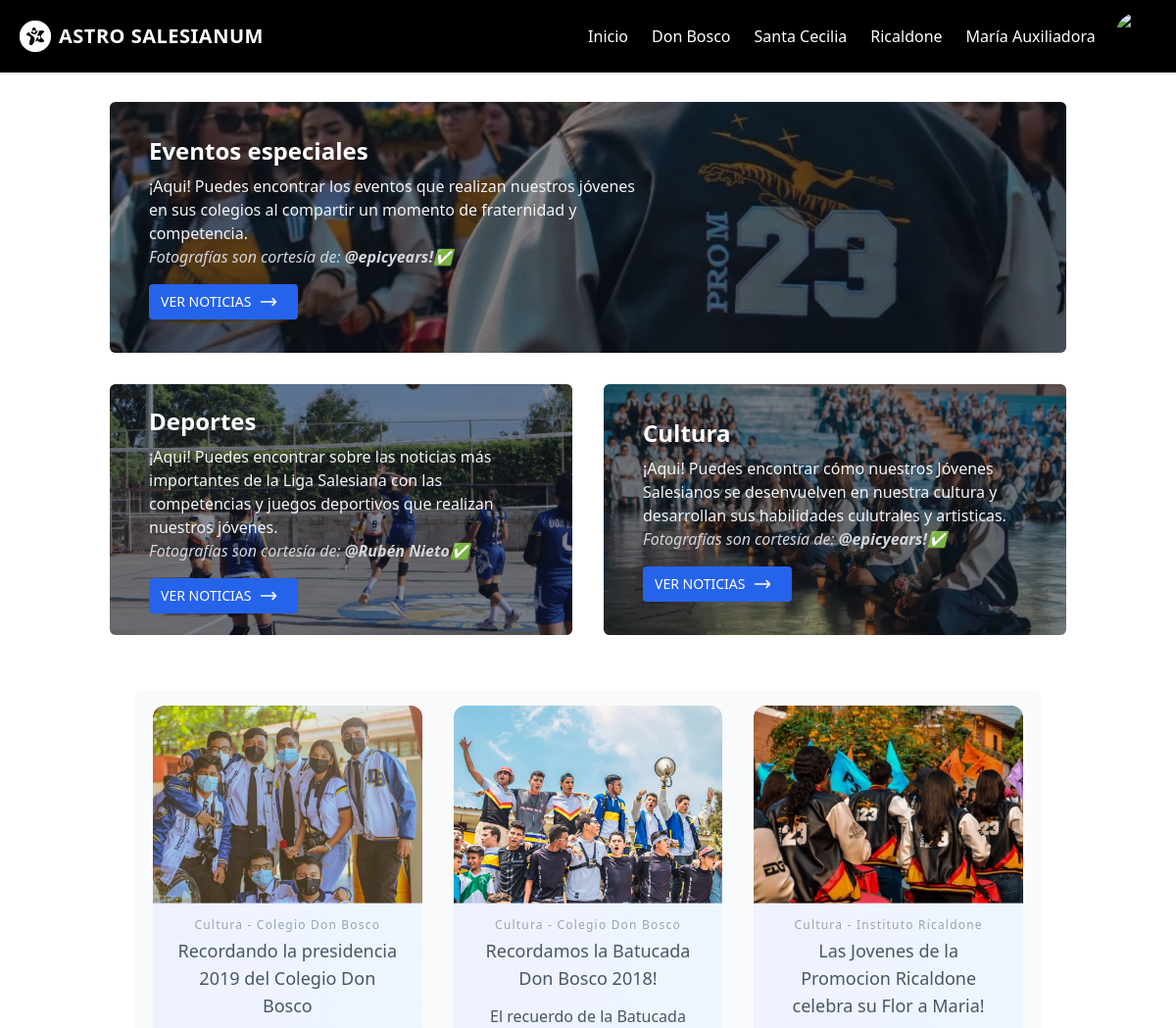
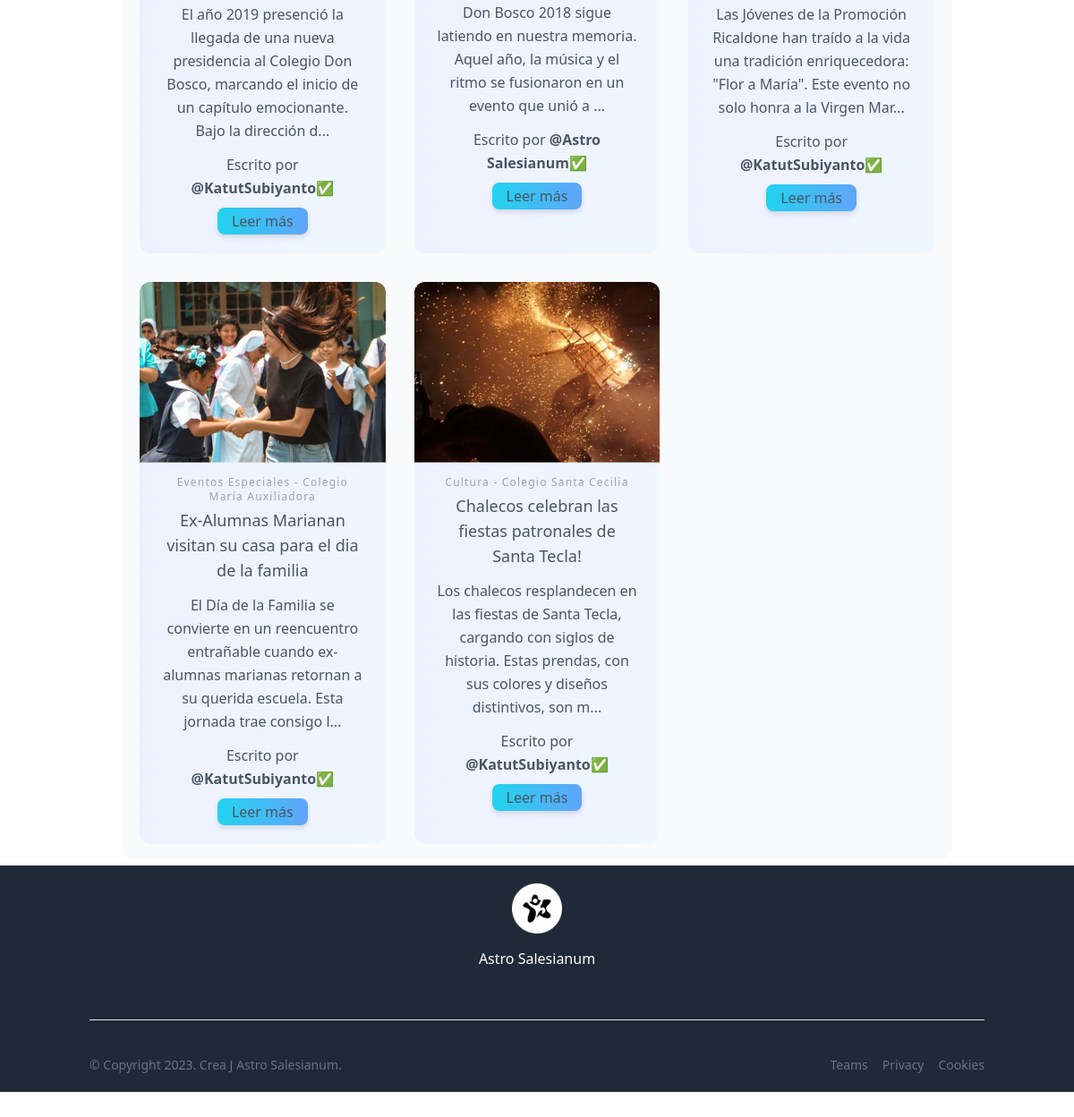
Screenshot of /src/newindex.php (signed in) with the database file from the repository (2 pictures, top to bottom).
### tables this page shows
CREATE TABLE `news` (
  `id_news` int(11) NOT NULL,
  `id_reporter` varchar(100) DEFAULT NULL,
  `main_image` text DEFAULT NULL,
  `photographer` varchar(100) NOT NULL,
  `headline` text NOT NULL,
  `drophead` text NOT NULL,
  `date` date NOT NULL,
  `BodyOne` text NOT NULL,
  `BodyTwo` text NOT NULL,
  `BodyThree` text NOT NULL,
  `BodyFour` text NOT NULL,
  `school` text NOT NULL,
  `Category` text NOT NULL,
  `State` text NOT NULL
);

CREATE TABLE `reporter` (
  `Email` varchar(100) NOT NULL,
  `ProfileImage` text NOT NULL,
  `Password` varchar(100) NOT NULL,
  `Name` varchar(110) NOT NULL,
  `LastName` varchar(110) NOT NULL,
  `PhoneNumber` char(14) NOT NULL,
  `ROL` int(11) NOT NULL
);

### src/newindex.php (the view, shortened to what the rows shown need)
<?php
if (isset($_SESSION["Email"])) {
    include('./PHP/conexion.php');
      $conexion = new mysqli($host,$user,$password,$bd);
} else {
    header("Location: ./Login.php");
    exit();
}
$sql_all = true;
?>
<!DOCTYPE html>
<html lang="en">
<head>
  <link rel="stylesheet" href="../Public/tailwind.css" />
  <link rel="stylesheet" href="./css/ProfileImage.css">
  <link rel="stylesheet" href="../Public/boton.css">
  <link rel="stylesheet" href="../Public/menu.css">
  <link rel="stylesheet" href="https://cdnjs.cloudflare.com/ajax/libs/material-design-icons/3.0.1/iconfont/material-icons.min.css" />
  <link rel="stylesheet" href="../Public/boton.css">
</head>
<body>
<nav class="flex items-center bg-black p-3 flex-wrap fixed top-0 w-full" style="z-index: 1000;">
    </nav><br><br><br>
                      <form action="" method="post">
                      <?php
if(isset($_POST['Special'])){
  $sql_all = false;
  $category = "Eventos Especiales";
  $special = true;
  $everything = false;
  $sports = false;
  $culture = false;
?>
<section class="my-8
">
                              <div class="container mx-auto px-6 mt-10">
<div class="h-64 mt-10 rounded-md overflow-hidden bg-cover bg-center" style="background-image: url('../img/eventsrical.jpg')">
                                      <div class="bg-gray-900 bg-opacity-50 flex items-center h-full">
                                          <div class="px-10 max-w-xl">
                                              <h2 class="text-2xl text-white font-semibold">Eventos especiales</h2>
                                              <p class="mt-2 text-gray-100">¡Aqui! Puedes encontrar los eventos que realizan nuestros jóvenes en sus colegios al compartir un momento de fraternidad y competencia.</p> <i class="text-gray-300">Fotografías son cortesía de: <a href="https://www.instagram.com/epicyears/"><b>@epicyears!✅</b></a></i>
                                              <button name="Everything" class="flex items-center mt-4 px-3 py-2 bg-red-600 text-white text-sm uppercase font-medium rounded hover:bg-red-500 focus:outline-none focus:bg-red-500">
                                                  <span>Regresar</span>
                                              </button>
                                          </div>
                                      </div>
                                  </div>
                                  </div>
</section>
                                  <?php
}else if(isset($_POST['Sports'])){
  $sql_all = false;
  $category = "Deportes";
  $sports = true;
  $special = false;
  $everything = false;
  $culture = false;
        ?>
          <section class="my-8">
            <div class="container mx-auto px-6">
              <div class="h-64 rounded-md overflow-hidden bg-cover bg-center" style="background-image: url('../img/SportsBKG.jpg')">
                <div class="bg-gray-900 bg-opacity-50 flex items-center h-full">
                  <div class="px-10 max-w-xl">
                    <h2 class="text-2xl text-white font-semibold">Deportes</h2>
                    <p class="mt-2 text-gray-100">¡Aqui! Puedes encontrar sobre las noticias más importantes de la Liga Salesiana con las competencias y juegos deportivos que realizan nuestros jóvenes.</p> <i class="text-gray-300">Fotografías son cortesía de: <a href="https://www.instagram.com/rubnniett_/"><b>@Rubén Nieto✅</b></a></i>
                    <button name="Everything" class="flex items-center mt-4 px-3 py-2 bg-red-600 text-white text-sm uppercase font-medium rounded hover:bg-red-500 focus:outline-none focus:bg-red-500">
                      <span>Regresar</span>
                    </button>
                  </div>
                </div>
              </div>
            </div>
          </section>
        <?php
}else if(isset($_POST['Culture'])){
  $sql_all = false;
  $category = "Cultura";
  $sports = false;
  $special = false;
  $everything = false;
  $culture = true;
?>
<section class="my-8">
                              <div class="container mx-auto px-6">
<div class="h-64 rounded-md overflow-hidden bg-cover bg-center" style="background-image: url('../img/mariaculture.jpg')">
                                      <div class="bg-gray-900 bg-opacity-50 flex items-center h-full">
                                          <div class="px-10 max-w-xl">
                                              <h2 class="text-2xl text-white font-semibold">Cultura</h2>
                                              <p class="mt-2 text-gray-100">¡Aqui! Puedes encontrar cómo nuestros Jóvenes Salesianos se desenvuelven en nuestra cultura y desarrollan sus habilidades culutrales y artisticas.</p> <i class="text-gray-300">Fotografías son cortesía de: <a href="https://www.instagram.com/epicyears/"><b>@epicyears!✅</b></a></i>
                                              <button name="Everything" class="flex items-center mt-4 px-3 py-2 bg-red-600 text-white text-sm uppercase font-medium rounded hover:bg-red-500 focus:outline-none focus:bg-red-500">
                                                  <span>Regresar</span>
                                              </button>
                                          </div>
                                      </div>
                                  </div>
                                  </div>
</section>
                                  <?php
}else if(isset($_POST['Everything'])){
  $sql_all = true;
  $sports = false;
  $special = false;
  $everything = true;
  $culture = false;
?>
<section class="my-8">
                              <div class="container mx-auto px-6">
                                  <div class="h-64 rounded-md overflow-hidden bg-cover bg-center" style="background-image: url('../img/eventsrical.jpg')">
                                      <div class="bg-gray-900 bg-opacity-50 flex items-center h-full">
                                          <div class="px-10 max-w-xl">
                                              <h2 class="text-2xl text-white font-semibold">Eventos especiales</h2>
                                              <p class="mt-2 text-gray-100">¡Aqui! Puedes encontrar los eventos que realizan nuestros jóvenes en sus colegios al compartir un momento de fraternidad y competencia.</p>
                                              <i class="text-gray-300">Fotografías son cortesía de: <a href="https://www.instagram.com/epicyears/"><b>@epicyears!✅</b></a></i>
                                              <button name="Special" class="flex items-center mt-4 px-3 py-2 bg-blue-600 text-white text-sm uppercase font-medium rounded hover:bg-blue-500 focus:outline-none focus:bg-blue-500">
                                                  <span>Ver noticias</span>
                                                  <svg class="h-5 w-5 mx-2" fill="none" stroke-linecap="round" stroke-linejoin="round" stroke-width="2" viewBox="0 0 24 24" stroke="currentColor"><path d="M17 8l4 4m0 0l-4 4m4-4H3"></path></svg>
                                                  </button>
                                          </div>
                                      </div>
                                  </div>
                                  <div class="md:flex mt-8 md:-mx-4">
            <div class="w-full h-64 md:mx-4 rounded-md overflow-hidden bg-cover bg-center md:w-1/2" style="background-image: url('../img/SportsBKG.jpg')">
              <div class="bg-gray-900 bg-opacity-50 flex items-center h-full">
                <div class="px-10 max-w-xl">
                  <h2 class="text-2xl text-white font-semibold">Deportes</h2>
                  <p class="mt-2 text-gray-100">¡Aqui! Puedes encontrar sobre las noticias más importantes de la Liga Salesiana con las competencias y juegos deportivos que realizan nuestros jóvenes.</p>
                  <i class="text-gray-300">Fotografías son cortesía de: <a href="https://www.instagram.com/rubnniett_"><b>@Rubén Nieto✅</b></a></i>
                  <button name="Sports" class="flex items-center mt-4 px-3 py-2 bg-blue-600 text-white text-sm uppercase font-medium rounded hover:bg-blue-500 focus:outline-none focus:bg-blue-500">
                    <span>Ver noticias</span>
                    <svg class="h-5 w-5 mx-2" fill="none" stroke-linecap="round" stroke-linejoin="round" stroke-width="2" viewBox="0 0 24 24" stroke="currentColor">
                      <path d="M17 8l4 4m0 0l-4 4m4-4H3"></path>
                    </svg>
                  </button>
                </div>
              </div>
            </div>
            <div class="w-full h-64 mt-8 md:mx-4 rounded-md overflow-hidden bg-cover bg-center md:mt-0 md:w-1/2" style="background-image: url('../img/mariaculture.jpg')">
              <div class="bg-gray-900 bg-opacity-50 flex items-center h-full">
                <div class="px-10 max-w-xl">
                  <h2 class="text-2xl text-white font-semibold">Cultura</h2>
                  <p class="mt-2 text-gray-100">¡Aqui! Puedes encontrar cómo nuestros Jóvenes Salesianos se desenvuelven en nuestra cultura y desarrollan sus habilidades culutrales y artisticas.</p>
                  <i class="text-gray-300">Fotografías son cortesía de: <a href="https://www.instagram.com/epicyears/"><b>@epicyears!✅</b></a></i>
                  <button name="Culture" class="flex items-center mt-4 px-3 py-2 bg-blue-600 text-white text-sm uppercase font-medium rounded hover:bg-blue-500 focus:outline-none focus:bg-blue-500">
                    <span>Ver noticias</span>
                    <svg class="h-5 w-5 mx-2" fill="none" stroke-linecap="round" stroke-linejoin="round" stroke-width="2" viewBox="0 0 24 24" stroke="currentColor">
                      <path d="M17 8l4 4m0 0l-4 4m4-4H3"></path>
                    </svg>
                  </button>
                </div>
              </div>
            </div>
          </div>
          </form>
    <?php } else {
          $sql_all = true;
    ?>
<section class="my-8">
                              <div class="container mx-auto px-6">
                                  <div class="h-64 rounded-md overflow-hidden bg-cover bg-center" style="background-image: url('../img/eventsrical.jpg')">
                                      <div class="bg-gray-900 bg-opacity-50 flex items-center h-full">
                                          <div class="px-10 max-w-xl">
                                              <h2 class="text-2xl text-white font-semibold">Eventos especiales</h2>
                                          </div>
                                      </div>
                                  </div>
                                  <div class="md:flex mt-8 md:-mx-4">
            <div class="w-full h-64 md:mx-4 rounded-md overflow-hidden bg-cover bg-center md:w-1/2" style="background-image: url('../img/SportsBKG.jpg')">
              <div class="bg-gray-900 bg-opacity-50 flex items-center h-full">
                <div class="px-10 max-w-xl">
                  <h2 class="text-2xl text-white font-semibold">Deportes</h2>
                </div>
              </div>
            </div>
            <div class="w-full h-64 mt-8 md:mx-4 rounded-md overflow-hidden bg-cover bg-center md:mt-0 md:w-1/2" style="background-image: url('../img/mariaculture.jpg')">
              <div class="bg-gray-900 bg-opacity-50 flex items-center h-full">
                <div class="px-10 max-w-xl">
                  <h2 class="text-2xl text-white font-semibold">Cultura</h2>
                </div>
              </div>
            </div>
          </div>
          </form>
<?php
                          } ?>
                                     <br><br>
                                     <div class="container mx-auto px-6 py-6 text-center">
         <section class="text-gray-600 body-font">
           <div class="container px-5 bg-gray-50 mx-auto  rounded-xl">
             <div class="flex flex-wrap -m-4">
<?php
$State = "Active";
if($sql_all == true){
 $query = "SELECT * FROM `news` WHERE `State` = '$State' ORDER BY `date` DESC";
}else{
 $query = "SELECT * FROM `news` WHERE `Category` = '$category' AND `State` = '$State' ORDER BY `date` DESC";
}
$result = mysqli_query($conexion, $query);
while($row = mysqli_fetch_array($result)){
 $contenido = $row['BodyOne'];
 $numero_caracteres = 150;
 $contenido_recortado = substr($contenido, 0, $numero_caracteres);
?>
               <a href="./NewsMain.php?new=<?php echo $row['id_news'];?>">
               <div class="p-4 md:w-1/3">
                 <div class="h-full rounded-xl shadow-cla-blue bg-gradient-to-r from-indigo-50 to-blue-50 overflow-hidden">
                   <img class="lg:h-48 md:h-36 w-full object-cover object-center scale-110 transition-all duration-400 hover:scale-100" src="../img/<?php echo $row['main_image'] ?>" alt="<?php echo $row['headline'] ?>">
                   <div class="p-6">
                     <h2 class="tracking-widest text-xs title-font font-medium text-gray-400 mb-1"><?php echo $row['Category']?> - <?php  echo $row['school']?></h2>
                     <h1 class="title-font text-lg font-medium text-gray-600 mb-3"><?php echo $row['headline']?></h1>
                     <p class="leading-relaxed mb-3 text-jusitfy"><?php echo $contenido_recortado; ?>...</p>
                     <p class="leading-relaxed mb-3 text-jusitfy">Escrito por <b>
                       <?php
                       $email = $row['id_reporter'];
                         include( "./PHP/PrintJournalist.php");
                         if($email == NULL){
                           echo "@Astro Salesianum"."✅";
                         }else{
                         echo "@".$Name.$LastName."✅";
                         }
                       ?></b></p>
                     <div class=" ">
                       <a href="./NewsMain.php?new=<?php echo $row['id_news'];?>" class=" bg-gradient-to-r from-cyan-400 to-blue-400 hover:scale-105 drop-shadow-md  shadow-cla-blue px-4 py-1 rounded-lg">Leer más</a>
                     </div>
                   </div>
                 </div>
               </div>
               </a>
              <?php } ?>
             </div>
           </div>
           </div>
</body>
</html>

### rows the page displays
news: main_image+headline (picture), Category "Cultura", school "Colegio Don Bosco", headline "Recordando la presidencia 2019 del Colegio Don Bosco", BodyOne "El año 2019 presenció la llegada de una nueva presidencia al Colegio Don Bosco, marcando el inicio de un capítulo emocionante. Bajo la dirección d", id_reporter.Name "Katut", id_reporter.LastName "Subiyanto"
news: main_image+headline (picture), Category "Cultura", school "Colegio Don Bosco", headline "Recordamos la Batucada Don Bosco 2018!", BodyOne "El recuerdo de la Batucada Don Bosco 2018 sigue latiendo en nuestra memoria. Aquel año, la música y el ritmo se fusionaron en un evento que unió a", shows "@Astro Salesianum"
news: main_image+headline (picture), Category "Cultura", school "Instituto Ricaldone", headline "Las Jovenes de la Promocion Ricaldone celebra su Flor a Maria!", BodyOne "Las Jóvenes de la Promoción Ricaldone han traído a la vida una tradición enriquecedora: \"Flor a María\". Este evento no solo honra a la Virgen Mar", id_reporter.Name "Katut", id_reporter.LastName "Subiyanto"
news: main_image+headline (picture), Category "Eventos Especiales", school "Colegio María Auxiliadora", headline "Ex-Alumnas Marianan visitan su casa para el dia de la familia", BodyOne "El Día de la Familia se convierte en un reencuentro entrañable cuando ex-alumnas marianas retornan a su querida escuela. Esta jornada trae consigo l", id_reporter.Name "Katut", id_reporter.LastName "Subiyanto"
news: main_image+headline (picture), Category "Cultura", school "Colegio Santa Cecilia", headline "Chalecos celebran las fiestas patronales de Santa Tecla!", BodyOne "Los chalecos resplandecen en las fiestas de Santa Tecla, cargando con siglos de historia. Estas prendas, con sus colores y diseños distintivos, son m", id_reporter.Name "Katut", id_reporter.LastName "Subiyanto"
